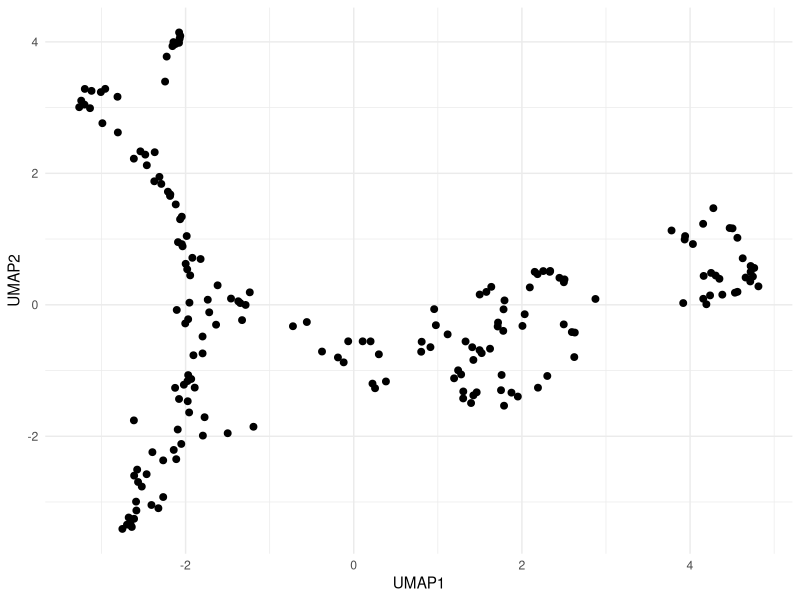
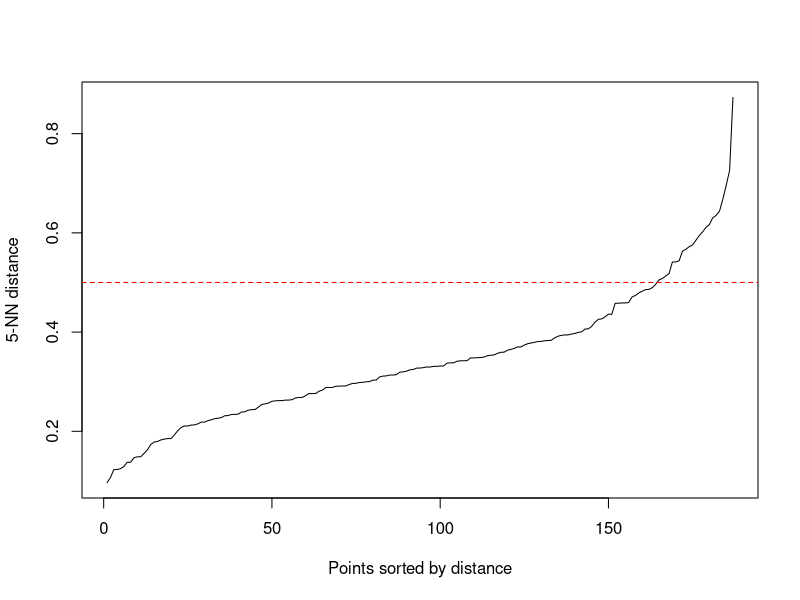
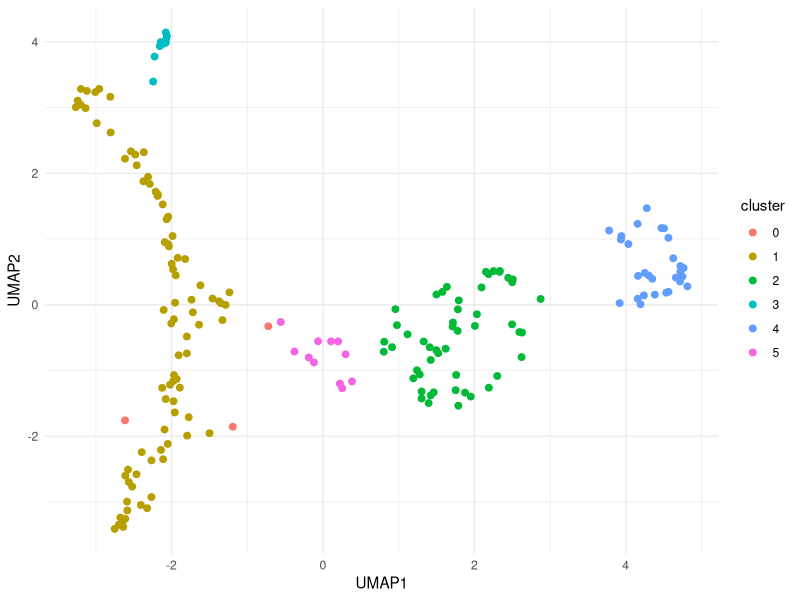
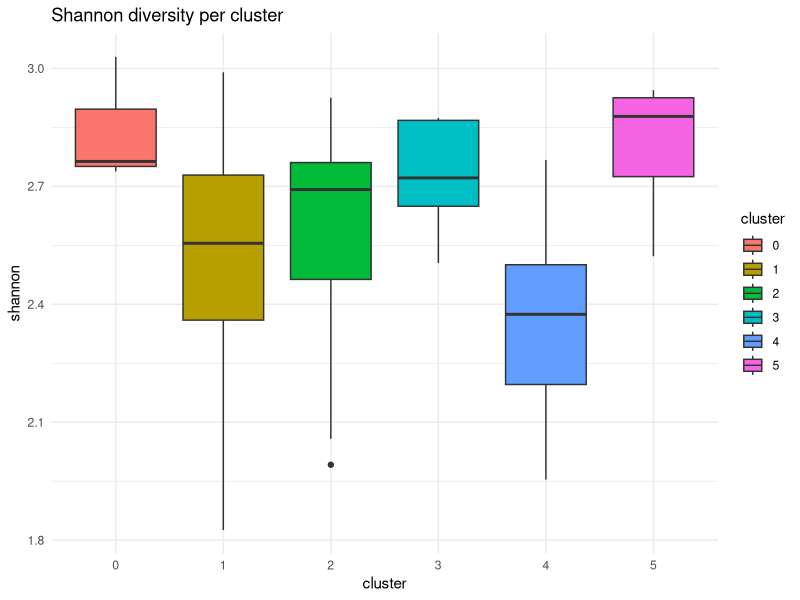
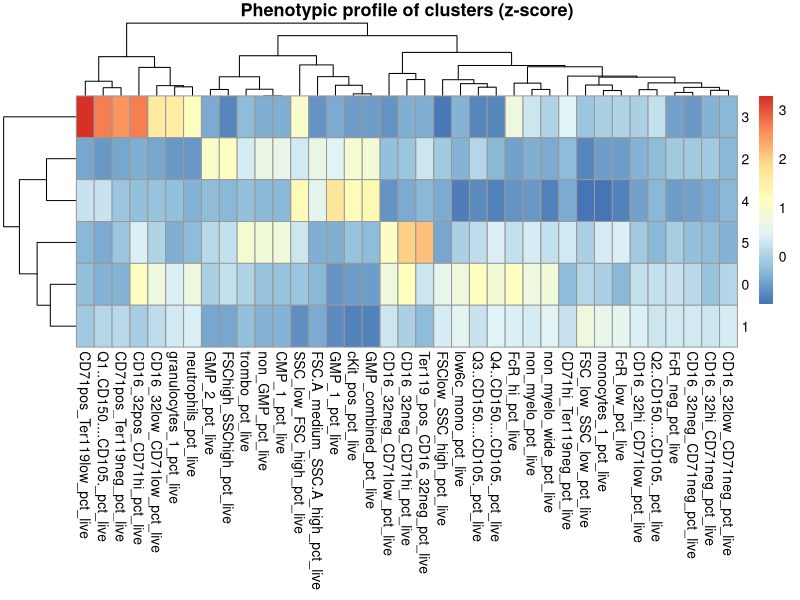
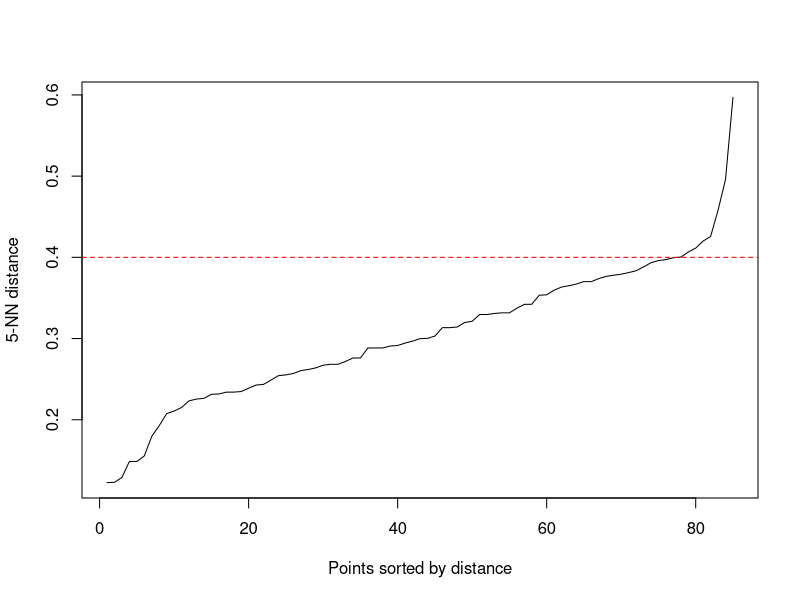
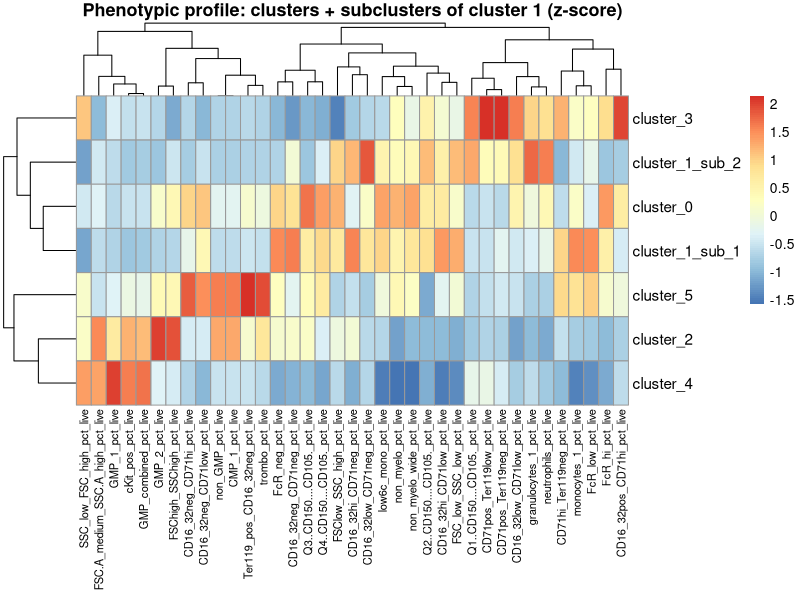
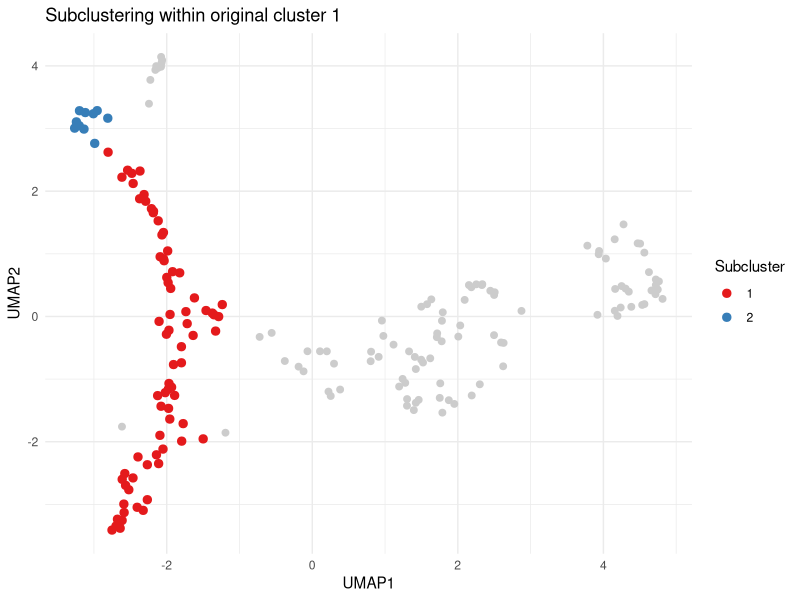

Source code (R) for these figures, in order:
## ---- chunk 1
library(readxl)
library(dplyr)
library(tidyr)
library(ggplot2)
library(uwot)
library(dbscan)
setwd("~/Desktop/Szade_Lab/aktualne")
## ---- chunk 2
cyto_cols <- c(
  "Live_dead_Ly6C_subset",
  "cKit_neg",
  "granulocytes_1",
  "low6c_mono",
  "monocytes_1",
  "FcR_hi",
  "FcR_low",
  "FcR_neg",
  "neutrophils",
  "non_myelo",
  "CD16_32hi_CD71low",
  "CD16_32hi_CD71neg",
  "CD16_32low_CD71low",
  "CD16_32low_CD71neg",
  "CD16_32neg_CD71hi",
  "CD16_32neg_CD71low",
  "CD16_32neg_CD71neg",
  "CD16_32pos_CD71hi",
  "non_myelo_wide",
  "Q1..CD150....CD105.",
  "CD71hi_Ter119neg",
  "CD71pos_Ter119low",
  "CD71pos_Ter119neg",
  "Q2..CD150....CD105.",
  "Q3..CD150....CD105.",
  "Q4..CD150....CD105.",
  "cKit_pos",
  "Ter119_pos_CD16_32neg",
  "GMP_1",
  "GMP_2",
  "GMP_combined",
  "non_GMP",
  "CMP_1",
  "trombo",
  "FSC.A_medium_SSC.A_high",
  "FSC_low_SSC_low",
  "FSChigh_SSChigh",
  "FSClow_SSC_high",
  "SSC_low_FSC_high"
)

# wczytanie danych
df <- read_excel("Mateusz_summary.xlsx")

# OBIEKT R z samą cytometrią
df_cyto <- df %>%
  select(all_of(cyto_cols))

# normalizacja % of live dla wszystkich
library(dplyr)
denom <- "Live_dead_Ly6C_subset"
gate_cols <- setdiff(colnames(df_cyto), denom)

df_cyto_pct_live <- df_cyto %>%
  mutate(
    across(
      all_of(gate_cols),
      ~ ifelse(.data[[denom]] == 0 | is.na(.data[[denom]]), NA_real_, (.x / .data[[denom]]) * 100),
      .names = "{.col}_pct_live"
    )
  )

# normalizacja % of live dla zgatowanych populacji
gated_populations <- c(
    "granulocytes_1",
  "low6c_mono",
  "monocytes_1",
  "FcR_hi",
  "FcR_low",
  "FcR_neg",
  "neutrophils",
  "non_myelo",
  "CD16_32hi_CD71low",
  "CD16_32hi_CD71neg",
  "CD16_32low_CD71low",
  "CD16_32low_CD71neg",
  "CD16_32neg_CD71hi",
  "CD16_32neg_CD71low",
  "CD16_32neg_CD71neg",
  "CD16_32pos_CD71hi",
  "non_myelo_wide",
  "Q1..CD150....CD105.",
  "CD71hi_Ter119neg",
  "CD71pos_Ter119low",
  "CD71pos_Ter119neg",
  "Q2..CD150....CD105.",
  "Q3..CD150....CD105.",
  "Q4..CD150....CD105.",
  "cKit_pos",
  "Ter119_pos_CD16_32neg",
  "GMP_1",
  "GMP_2",
  "GMP_combined",
  "non_GMP",
  "CMP_1",
  "trombo",
  "FSC.A_medium_SSC.A_high",
  "FSC_low_SSC_low",
  "FSChigh_SSChigh",
  "FSClow_SSC_high",
  "SSC_low_FSC_high"
)


denom <- "Live_dead_Ly6C_subset"
df_gated_pct_live <- df_cyto %>%
  mutate(
    across(
      all_of(gated_populations),
      ~ ifelse(
        .data[[denom]] == 0 | is.na(.data[[denom]]),
        NA_real_,
        (.x / .data[[denom]]) * 100
      ),
      .names = "{.col}_pct_live"
    )
  ) %>%
  select(ends_with("_pct_live"))
## ---- chunk 3
set.seed(123)

# 1. NA -> 0
pca_df <- df_gated_pct_live %>%
  mutate(across(everything(), ~ replace_na(.x, 0)))

# usuwamy kolumny o zerowej wariancji
zero_var_cols <- pca_df %>%
  summarise(across(everything(), ~ var(.x, na.rm = TRUE))) %>%
  pivot_longer(cols = everything(), names_to = "col", values_to = "var") %>%
  filter(is.na(var) | var == 0) %>%
  pull(col)

zero_var_cols

pca_df_filtered <- pca_df %>%
  select(-all_of(zero_var_cols))

# macierz do PCA
pca_mat <- as.matrix(pca_df_filtered)

# PCA bez log-transform
pca_res <- prcomp(
  pca_mat,
  center = TRUE,
  scale. = TRUE
)

# procent wariancji wyjaśnionej
var_explained <- (pca_res$sdev^2) / sum(pca_res$sdev^2)
var_explained_percent <- var_explained * 100

var_explained_percent
cumsum(var_explained_percent)
## ---- chunk 4
# 3. bierzemy pierwsze 9 PC
pca_data <- pca_res$x[, 1:9, drop = FALSE]
## ---- chunk 5
library(uwot)
# UMAP
umap_res <- uwot::umap(pca_data)

# do ramki danych
umap_df <- data.frame(
  UMAP1 = umap_res[,1],
  UMAP2 = umap_res[,2]
)

head(umap_df)
library(ggplot2)

ggplot(umap_df, aes(x = UMAP1, y = UMAP2)) +
  geom_point(size = 2) +
  theme_minimal()
## ---- chunk 6
library(dbscan)

kNNdistplot(umap_res, k = 5)
abline(h = 0.5, col = "red", lty = 2)
## ---- chunk 7
library(dbscan)

db <- dbscan(umap_res, eps = 0.5, minPts = 5) # wybrane z wykresu elbow powyżej!!!

umap_df$cluster <- as.factor(db$cluster)

ggplot(umap_df, aes(x = UMAP1, y = UMAP2, color = cluster)) +
  geom_point(size = 2) +
  theme_minimal()
## ---- chunk 8
umap_df$cluster <- as.factor(db$cluster)

df_clusters <- df_gated_pct_live %>%
  mutate(cluster = as.factor(db$cluster))

table(df_clusters$cluster)

cluster_summary <- df_clusters %>%
  group_by(cluster) %>%
  summarise(across(everything(), mean, na.rm = TRUE))
## ---- chunk 9
library(dplyr)

df_clusters %>%
  group_by(cluster) %>%
  summarise(across(everything(), sd, na.rm = TRUE))
## ---- chunk 10
shannon_index <- function(x) {
  x <- x[x > 0]              
  p <- x / sum(x)         
  -sum(p * log(p))
}

df_clusters$shannon <- apply(
  df_gated_pct_live,
  1,
  shannon_index
)
## ---- chunk 11
library(ggplot2)

ggplot(df_clusters, aes(x = cluster, y = shannon, fill = cluster)) +
  geom_boxplot() +
  theme_minimal() +
  labs(title = "Shannon diversity per cluster")
## ---- chunk 12
kruskal.test(shannon ~ cluster, data = df_clusters)
## ---- chunk 13
df_clusters %>%
  group_by(cluster) %>%
  summarise(mean_shannon = mean(shannon))
## ---- chunk 14
df_clusters <- df_gated_pct_live %>%
  mutate(cluster = as.factor(db$cluster))

cluster_means <- df_clusters %>%
  group_by(cluster) %>%
  summarise(across(everything(), mean, na.rm = TRUE))
## ---- chunk 15
library(tibble)

# globalne średnie i SD
global_mean <- colMeans(df_gated_pct_live, na.rm = TRUE)
global_sd   <- apply(df_gated_pct_live, 2, sd, na.rm = TRUE)

# funkcja do z-score
zscore <- function(x, mean, sd) {
  (x - mean) / sd
}

# profil fenotypowy (z-score)
cluster_profile <- cluster_means %>%
  column_to_rownames("cluster") %>%
  as.matrix()

cluster_profile_z <- sweep(cluster_profile, 2, global_mean, "-")
cluster_profile_z <- sweep(cluster_profile_z, 2, global_sd, "/")
## ---- chunk 16
library(pheatmap)

pheatmap(
  cluster_profile_z,
  scale = "none",
  clustering_distance_rows = "euclidean",
  clustering_distance_cols = "euclidean",
  main = "Phenotypic profile of clusters (z-score)"
)
## ---- chunk 17
library(dplyr)
library(tidyr)

cluster_long <- as.data.frame(cluster_profile_z) %>%
  rownames_to_column("cluster") %>%
  pivot_longer(-cluster, names_to = "feature", values_to = "z")

# top 5 ↑ i ↓ dla każdego klastra
top_features <- cluster_long %>%
  group_by(cluster) %>%
  arrange(desc(z)) %>%
  slice_head(n = 5) %>%
  bind_rows(
    cluster_long %>%
      group_by(cluster) %>%
      arrange(z) %>%
      slice_head(n = 5)
  )

top_features
## ---- chunk 18
# próbki należące do klastra 1 z oryginalnego DBSCAN
idx_cl1 <- which(umap_df$cluster == "1")

# dane tylko dla klastra 1, ale nadal w oryginalnej przestrzeni UMAP
umap_cl1_original <- umap_res[idx_cl1, , drop = FALSE]

# dobór eps dla subklastrów
kNNdistplot(umap_cl1_original, k = 5)
abline(h = 0.4, col = "red", lty = 2)
## ---- chunk 19
# subclustering wewnątrz klastra 1
db_sub_cl1 <- dbscan(
  umap_cl1_original,
  eps = 0.4,
  minPts = 5
)

# dodanie subklastrów do głównej ramki
umap_df$subcluster_cl1 <- NA
umap_df$subcluster_cl1[idx_cl1] <- as.factor(db_sub_cl1$cluster)
## ---- chunk 20
# 1. Tworzymy wspólną etykietę: klastry + subklastry klastra 1
combined_labels <- umap_df %>%
  mutate(
    combined_cluster = ifelse(
      cluster == "1",
      paste0("cluster_1_sub_", subcluster_cl1),
      paste0("cluster_", cluster)
    )
  ) %>%
  pull(combined_cluster)

# 2. Dodajemy etykietę do danych cytometrycznych
df_combined_clusters <- df_gated_pct_live %>%
  mutate(combined_cluster = combined_labels)

# 3. Liczymy średnie wartości populacji cytometrycznych dla każdej grupy
combined_means <- df_combined_clusters %>%
  group_by(combined_cluster) %>%
  summarise(
    across(everything(), mean, na.rm = TRUE),
    .groups = "drop"
  )

# 4. Zamiana na macierz do heatmapy
combined_mat <- combined_means %>%
  column_to_rownames("combined_cluster") %>%
  as.matrix()

# 5. Z-score względem wszystkich grup
# czyli dla każdej populacji patrzymy, które klastry/subklastry mają jej względnie dużo albo mało
combined_z <- scale(combined_mat)

# 6. Usunięcie kolumn, które mają same NA / brak zmienności
combined_z <- combined_z[, colSums(is.na(combined_z)) < nrow(combined_z), drop = FALSE]

# 7. Heatmapa
pheatmap(
  combined_z,
  scale = "none",
  cluster_rows = TRUE,
  cluster_cols = TRUE,
  fontsize_col = 8,
  fontsize_row = 11,
  angle_col = 90,
  main = "Phenotypic profile: clusters + subclusters of cluster 1 (z-score)"
)
## ---- chunk 21
ggplot() +
  geom_point(
    data = umap_df %>% filter(cluster != "1"),
    aes(x = UMAP1, y = UMAP2),
    color = "grey80",
    size = 2
  ) +
  geom_point(
    data = umap_df %>% filter(cluster == "1"),
    aes(
      x = UMAP1,
      y = UMAP2,
      color = as.factor(subcluster_cl1)
    ),
    size = 2.5
  ) +
  scale_color_brewer(palette = "Set1") +
  theme_minimal() +
  labs(
    title = "Subclustering within original cluster 1",
    color = "Subcluster"
  )
## ---- chunk 22
df$subcluster_cl1 <- umap_df$subcluster_cl1
table(df$subcluster_cl1)
df_subclaster_cl1 <- df$subcluster_cl1
## ---- chunk 23
subcluster_means <- df_gated_pct_live %>%
  mutate(subcluster = df$subcluster_cl1) %>%
  filter(!is.na(subcluster)) %>%
  group_by(subcluster) %>%
  summarise(across(everything(), mean, na.rm = TRUE))

subcluster_sd <- subcluster_means %>%
  pivot_longer(-subcluster) %>%
  group_by(name) %>%
  summarise(sd_between_clusters = sd(value, na.rm = TRUE)) %>%
  arrange(desc(sd_between_clusters))

head(subcluster_sd, 15)
## ---- chunk 24
subcluster_means_long <- subcluster_means %>%
  pivot_longer(-subcluster)

subcluster_means_long %>%
  group_by(subcluster) %>%
  slice_max(value, n = 10)
## ---- chunk 25
library(pheatmap)
library(tibble)

# macierz średnich
heatmap_mat <- subcluster_means %>%
  column_to_rownames("subcluster") %>%
  as.matrix()

# manualny Z-score dla każdej kolumny
heatmap_z <- apply(
  heatmap_mat,
  2,
  function(col) {
    zscore(
      col,
      mean(col, na.rm = TRUE),
      sd(col, na.rm = TRUE)
    )
  }
)

# zachowanie nazw wierszy
rownames(heatmap_z) <- rownames(heatmap_mat)

# heatmapa
pheatmap(
  heatmap_z,
  cluster_rows = TRUE,
  cluster_cols = TRUE,
  fontsize_col = 10,
  fontsize_row = 12,
  angle_col = 90,
  main = "Z-score heatmap of mean cytometric populations across subclusters (cluster1)"
)
## ---- chunk 26
library(dplyr)
library(ggplot2)

# Tworzymy wspólną etykietę: klastry + subklastry klastra 1
umap_df <- umap_df %>%
  mutate(
    combined_cluster = ifelse(
      cluster == "1",
      paste0("cluster_1_sub_", subcluster_cl1),
      paste0("cluster_", cluster)
    )
  )

# Zamiana na factor, żeby ggplot traktował to jako kategorie
umap_df$combined_cluster <- as.factor(umap_df$combined_cluster)

# UMAP: zwykłe klastry + subklastry klastra 1
ggplot(umap_df, aes(x = UMAP1, y = UMAP2, color = combined_cluster)) +
  geom_point(size = 2, alpha = 0.8) +
  theme_minimal() +
  labs(
    title = "UMAP: clusters + subclusters of cluster 1",
    x = "UMAP1",
    y = "UMAP2",
    color = "Cluster / subcluster"
  ) +
  theme(
    plot.title = element_text(hjust = 0.5),
    legend.position = "right"
  )
